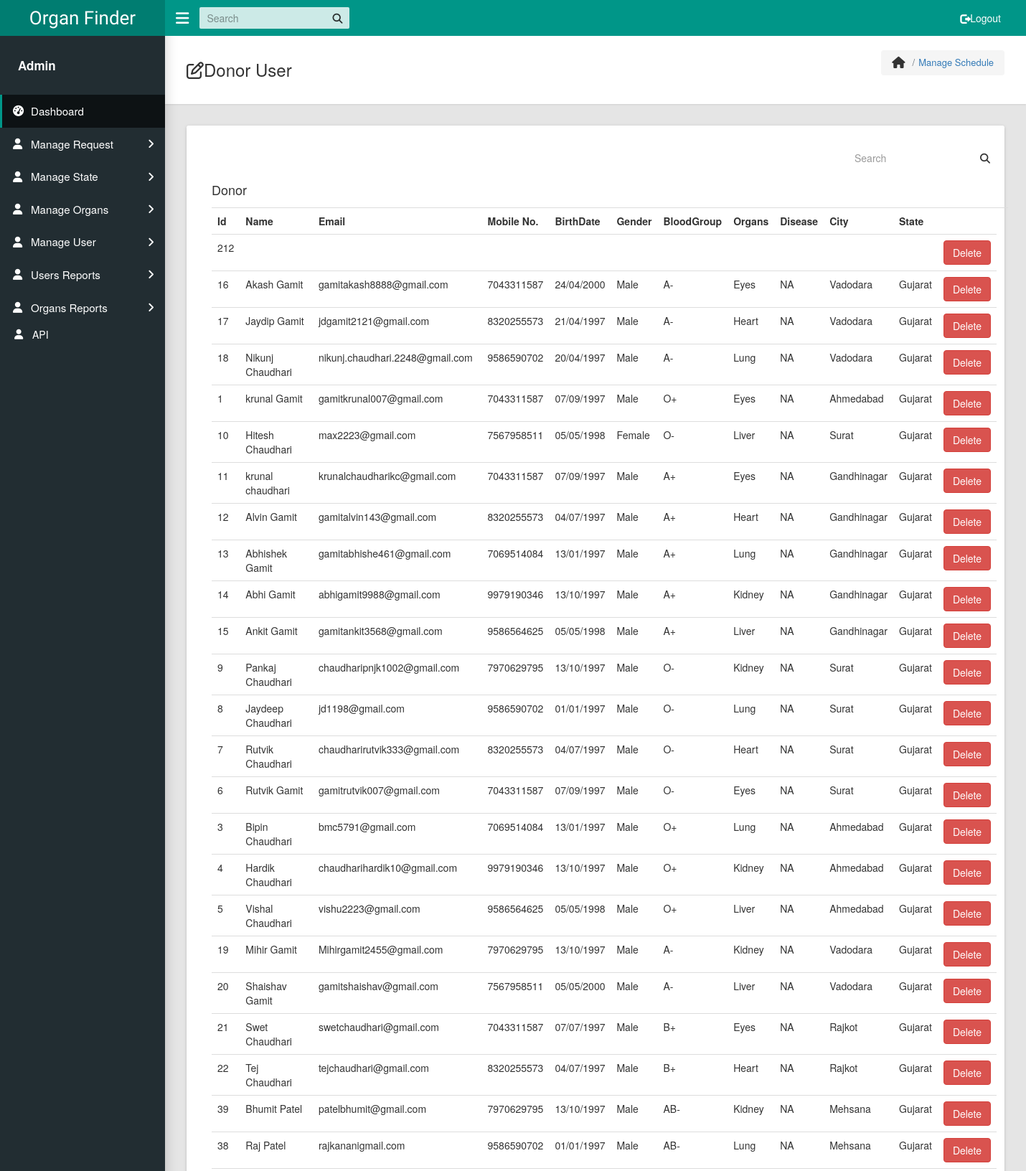
/Userprofile.php (upper part), run on the app's committed database.
### tables this page shows
CREATE TABLE `donorreg` (
  `id` int(11) NOT NULL,
  `d_name` varchar(50) NOT NULL,
  `d_email` varchar(50) NOT NULL,
  `d_pass` varchar(50) NOT NULL,
  `d_dob` varchar(50) NOT NULL,
  `d_gender` varchar(50) NOT NULL,
  `d_bloodgroup` varchar(50) NOT NULL,
  `d_disease` varchar(100) NOT NULL,
  `d_state` varchar(100) NOT NULL,
  `d_category` varchar(150) NOT NULL,
  `d_city` varchar(100) NOT NULL,
  `d_contact` varchar(100) NOT NULL
);

### Userprofile.php (the view, shortened to what this page needs)
<?php
if(isset($_POST['search']))
{
    $valueToSearch = $_POST['valueToSearch'];
    $query = "SELECT * FROM `donorreg` WHERE CONCAT( 'id', `d_name`, `d_email`, `d_state`, `d_category`, `d_city`, `d_contact`) LIKE '%".$valueToSearch."%'";
    $search_result = filterTable($query);
}
 else {
    $query = "SELECT * FROM `donorreg`";
    $search_result = filterTable($query);
}
function filterTable($query)
{
	include 'config.php';
	$filter_Result = mysqli_query($conn, $query);
    return $filter_Result;
}
?>
<!DOCTYPE html>
<html lang="en">
<head>
    <link rel="stylesheet" type="text/css" href="css/main.css">
	<link rel="stylesheet" href="https://maxcdn.bootstrapcdn.com/bootstrap/3.4.0/css/bootstrap.min.css">
    <link rel="stylesheet" type="text/css" href="../../maxcdn.bootstrapcdn.com/font-awesome/4.7.0/css/font-awesome.min.css">
  </head>
  <body class="app sidebar-mini rtl">
    <header class="app-header"><a class="app-header__logo" href="dashboard.php">Organ Finder</a>
      <a class="app-sidebar__toggle" href="#" data-toggle="sidebar" aria-label="Hide Sidebar"></a>
      <ul class="app-nav">
        <li class="app-search">
          <input class="app-search__input" type="search" placeholder="Search">
          <button class="app-search__button"><i class="fa fa-search"></i></button>
        </li>
    			<li class="app-nav">
				<a class="treeview-item" href="logout.php"><i class="glyphicon glyphicon-log-out"></i> Logout</a>
				</li>
    </header>
    <aside class="app-sidebar">
      <div class="app-sidebar__user"><img class="app-sidebar__user-avatar" src="admin.png" alt="">
        <div>
          <p class="app-sidebar__user-name"><b>Admin</b></p>
        </div>
      </div>
      <ul class="app-menu">
        <li><a class="app-menu__item active" href="dashboard.php"><i class="app-menu__icon fa fa-dashboard"></i><span class="app-menu__label">Dashboard</span></a></li>
	<li class="treeview"><a class="app-menu__item" href="#" data-toggle="treeview"><i class="app-menu__icon fa fa-user">
      </i><span class="app-menu__label">Manage Request</span><i class="treeview-indicator fa fa-angle-right"></i></a>
        </li>
        <li class="treeview"><a class="app-menu__item" href="#" data-toggle="treeview"><i class="app-menu__icon fa fa-user"></i><span class="app-menu__label">Manage State</span><i class="treeview-indicator fa fa-angle-right"></i></a>
        </li>
       <li class="treeview"><a class="app-menu__item" href="#" data-toggle="treeview"><i class="app-menu__icon fa fa-user"></i><span class="app-menu__label">Manage Organs</span><i class="treeview-indicator fa fa-angle-right"></i></a>
        </li>
        <li class="treeview"><a class="app-menu__item" href="Userprofile.php" data-toggle="treeview"><i class="app-menu__icon fa fa-user"></i><span class="app-menu__label">Manage User</span><i class="treeview-indicator fa fa-angle-right"></i></a>
        </li>
		<li class="treeview"><a class="app-menu__item" href="#" data-toggle="treeview"><i class="app-menu__icon fa fa-user"></i><span class="app-menu__label"> Users Reports</span><i class="treeview-indicator fa fa-angle-right"></i></a>
		  </li>
		  <li class="treeview"><a class="app-menu__item" href="#" data-toggle="treeview"><i class="app-menu__icon fa fa-user"></i>
		<span class="app-menu__label">Organs Reports</span><i class="treeview-indicator fa fa-angle-right"></i></a>
		  </li>
		  <li><a class="treeview-item" href="api.php"><i class="app-menu__icon fa fa-user"></i> API</a></li>
      </ul>
    </aside>
	  <main class="app-content">
      <div class="app-title">
        <div>
          <h1><i class="fa fa-edit"></i>Donor User</h1>
        </div>
        <ul class="app-breadcrumb breadcrumb">
          <li class="breadcrumb-item"><i class="fa fa-home fa-lg"></i></li>
          <li class="breadcrumb-item"><a href="#">Manage Schedule</a></li>
        </ul>
      </div>
      <div class="row">
        <div class="col-md-12">
          <div class="tile">
            <div class="row">
              <div class="col-lg-6">
			  <div class="container">
			  <form action="userprofile.php" method="post">
			  <ul class="app-nav">
        <li class="app-search">
          <input class="app-search__input"type="text" name="valueToSearch" placeholder="Search">
          <button class="app-search__button" type="submit" name="search" value="Filter"><i class="fa fa-search"></i></button>
        </li>
		</ul>
		 <label><h4>Donor</h4></label>
            <table class="table">
                <tr>
                    <th>Id</th>
                    <th>Name</th>
                    <th>Email</th>
                    <th>Mobile No.</th>
                    <th>BirthDate</th>
                    <th>Gender</th>
                    <th>BloodGroup</th>
					<th>Organs</th>
                    <th>Disease</th>
                    <th>City</th>
                    <th>State</th>
                    <th></th>
                    <th></th>
                </tr>
                <?php while($row = mysqli_fetch_array($search_result)):?>
                <tr>
                    <td><?php echo $row['id'];?></td>
                    <td><?php echo $row['d_name'];?></td>
                    <td><?php echo $row['d_email'];?></td>
                    <td><?php echo $row['d_contact'];?></td>
                    <td><?php echo $row['d_dob'];?></td>
                    <td><?php echo $row['d_gender'];?></td>
                    <td><?php echo $row['d_bloodgroup'];?></td>
                    <td><?php echo $row['d_category'];?></td>
                    <td><?php echo $row['d_disease'];?></td>
                    <td><?php echo $row['d_city'];?></td>
                    <td><?php echo $row['d_state'];?></td>
					<td><a class="btn btn-danger" href="deletedonoruser.php?id=<?php echo $row['id']; ?>">Delete</a></td>
		        </tr>
                <?php
				endwhile;
				?>
            </table>
        </form>
        </div>
                </div>
            </div>
          </div>
        </div>
      </div>
    </main>
</html>

### data on the page
donorreg: id "212"
donorreg: id "16", d_name "Akash Gamit", d_email "gamitakash8888@gmail.com", d_contact "7043311587", d_dob "24/04/2000", d_gender "Male", d_bloodgroup "A-", d_category "Eyes", d_disease "NA", d_city "Vadodara", d_state "Gujarat"
donorreg: id "17", d_name "Jaydip Gamit", d_email "jdgamit2121@gmail.com", d_contact "8320255573", d_dob "21/04/1997", d_gender "Male", d_bloodgroup "A-", d_category "Heart", d_disease "NA", d_city "Vadodara", d_state "Gujarat"
donorreg: id "18", d_name "Nikunj Chaudhari", d_email "nikunj.chaudhari.2248@gmail.com", d_contact "9586590702", d_dob "20/04/1997", d_gender "Male", d_bloodgroup "A-", d_category "Lung", d_disease "NA", d_city "Vadodara", d_state "Gujarat"
donorreg: id "1", d_name "krunal Gamit", d_email "gamitkrunal007@gmail.com", d_contact "7043311587", d_dob "07/09/1997", d_gender "Male", d_bloodgroup "O+", d_category "Eyes", d_disease "NA", d_city "Ahmedabad", d_state "Gujarat"
donorreg: id "10", d_name "Hitesh Chaudhari", d_email "max2223@gmail.com", d_contact "7567958511", d_dob "05/05/1998", d_gender "Female", d_bloodgroup "O-", d_category "Liver", d_disease "NA", d_city "Surat", d_state "Gujarat"
donorreg: id "11", d_name "krunal chaudhari", d_email "krunalchaudharikc@gmail.com", d_contact "7043311587", d_dob "07/09/1997", d_gender "Male", d_bloodgroup "A+", d_category "Eyes", d_disease "NA", d_city "Gandhinagar", d_state "Gujarat"
donorreg: id "12", d_name "Alvin Gamit", d_email "gamitalvin143@gmail.com", d_contact "8320255573", d_dob "04/07/1997", d_gender "Male", d_bloodgroup "A+", d_category "Heart", d_disease "NA", d_city "Gandhinagar", d_state "Gujarat"
donorreg: id "13", d_name "Abhishek Gamit", d_email "gamitabhishe461@gmail.com", d_contact "7069514084", d_dob "13/01/1997", d_gender "Male", d_bloodgroup "A+", d_category "Lung", d_disease "NA", d_city "Gandhinagar", d_state "Gujarat"
donorreg: id "14", d_name "Abhi Gamit", d_email "abhigamit9988@gmail.com", d_contact "9979190346", d_dob "13/10/1997", d_gender "Male", d_bloodgroup "A+", d_category "Kidney", d_disease "NA", d_city "Gandhinagar", d_state "Gujarat"
donorreg: id "15", d_name "Ankit Gamit", d_email "gamitankit3568@gmail.com", d_contact "9586564625", d_dob "05/05/1998", d_gender "Male", d_bloodgroup "A+", d_category "Liver", d_disease "NA", d_city "Gandhinagar", d_state "Gujarat"
donorreg: id "9", d_name "Pankaj Chaudhari", d_email "chaudharipnjk1002@gmail.com", d_contact "7970629795", d_dob "13/10/1997", d_gender "Male", d_bloodgroup "O-", d_category "Kidney", d_disease "NA", d_city "Surat", d_state "Gujarat"
donorreg: id "8", d_name "Jaydeep Chaudhari", d_email "jd1198@gmail.com", d_contact "9586590702", d_dob "01/01/1997", d_gender "Male", d_bloodgroup "O-", d_category "Lung", d_disease "NA", d_city "Surat", d_state "Gujarat"
donorreg: id "7", d_name "Rutvik Chaudhari", d_email "chaudharirutvik333@gmail.com", d_contact "8320255573", d_dob "04/07/1997", d_gender "Male", d_bloodgroup "O-", d_category "Heart", d_disease "NA", d_city "Surat", d_state "Gujarat"
donorreg: id "6", d_name "Rutvik Gamit", d_email "gamitrutvik007@gmail.com", d_contact "7043311587", d_dob "07/09/1997", d_gender "Male", d_bloodgroup "O-", d_category "Eyes", d_disease "NA", d_city "Surat", d_state "Gujarat"
donorreg: id "3", d_name "Bipin Chaudhari", d_email "bmc5791@gmail.com", d_contact "7069514084", d_dob "13/01/1997", d_gender "Male", d_bloodgroup "O+", d_category "Lung", d_disease "NA", d_city "Ahmedabad", d_state "Gujarat"
donorreg: id "4", d_name "Hardik Chaudhari", d_email "chaudharihardik10@gmail.com", d_contact "9979190346", d_dob "13/10/1997", d_gender "Male", d_bloodgroup "O+", d_category "Kidney", d_disease "NA", d_city "Ahmedabad", d_state "Gujarat"
donorreg: id "5", d_name "Vishal Chaudhari", d_email "vishu2223@gmail.com", d_contact "9586564625", d_dob "05/05/1998", d_gender "Male", d_bloodgroup "O+", d_category "Liver", d_disease "NA", d_city "Ahmedabad", d_state "Gujarat"
donorreg: id "19", d_name "Mihir Gamit", d_email "Mihirgamit2455@gmail.com", d_contact "7970629795", d_dob "13/10/1997", d_gender "Male", d_bloodgroup "A-", d_category "Kidney", d_disease "NA", d_city "Vadodara", d_state "Gujarat"
donorreg: id "20", d_name "Shaishav Gamit", d_email "gamitshaishav@gmail.com", d_contact "7567958511", d_dob "05/05/2000", d_gender "Male", d_bloodgroup "A-", d_category "Liver", d_disease "NA", d_city "Vadodara", d_state "Gujarat"
donorreg: id "21", d_name "Swet Chaudhari", d_email "swetchaudhari@gmail.com", d_contact "7043311587", d_dob "07/07/1997", d_gender "Male", d_bloodgroup "B+", d_category "Eyes", d_disease "NA", d_city "Rajkot", d_state "Gujarat"
donorreg: id "22", d_name "Tej Chaudhari", d_email "tejchaudhari@gmail.com", d_contact "8320255573", d_dob "04/07/1997", d_gender "Male", d_bloodgroup "B+", d_category "Heart", d_disease "NA", d_city "Rajkot", d_state "Gujarat"
donorreg: id "39", d_name "Bhumit Patel", d_email "patelbhumit@gmail.com", d_contact "7970629795", d_dob "13/10/1997", d_gender "Male", d_bloodgroup "AB-", d_category "Kidney", d_disease "NA", d_city "Mehsana", d_state "Gujarat"
donorreg: id "38", d_name "Raj Patel", d_email "rajkananigmail.com", d_contact "9586590702", d_dob "01/01/1997", d_gender "Male", d_bloodgroup "AB-", d_category "Lung", d_disease "NA", d_city "Mehsana", d_state "Gujarat"
